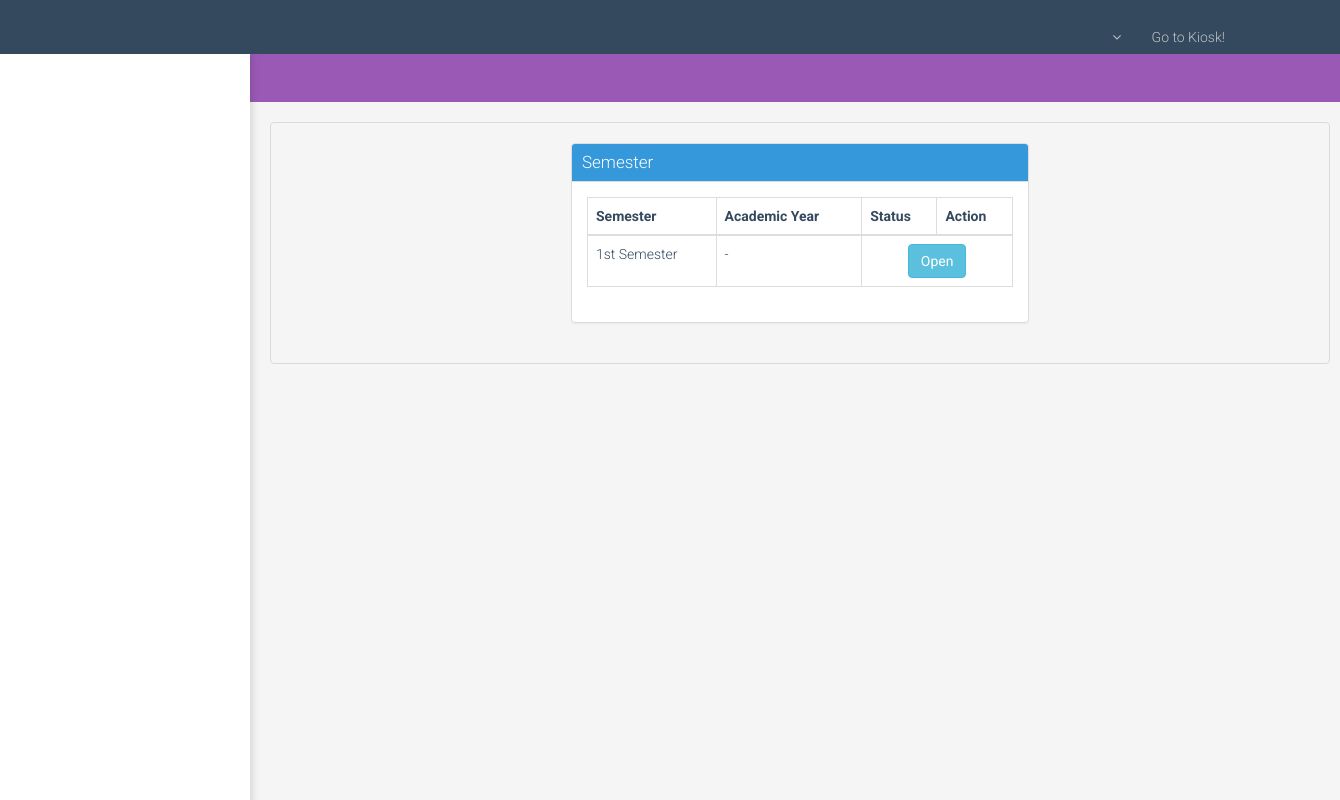
The app's page /admin/open_sem.php, older data.
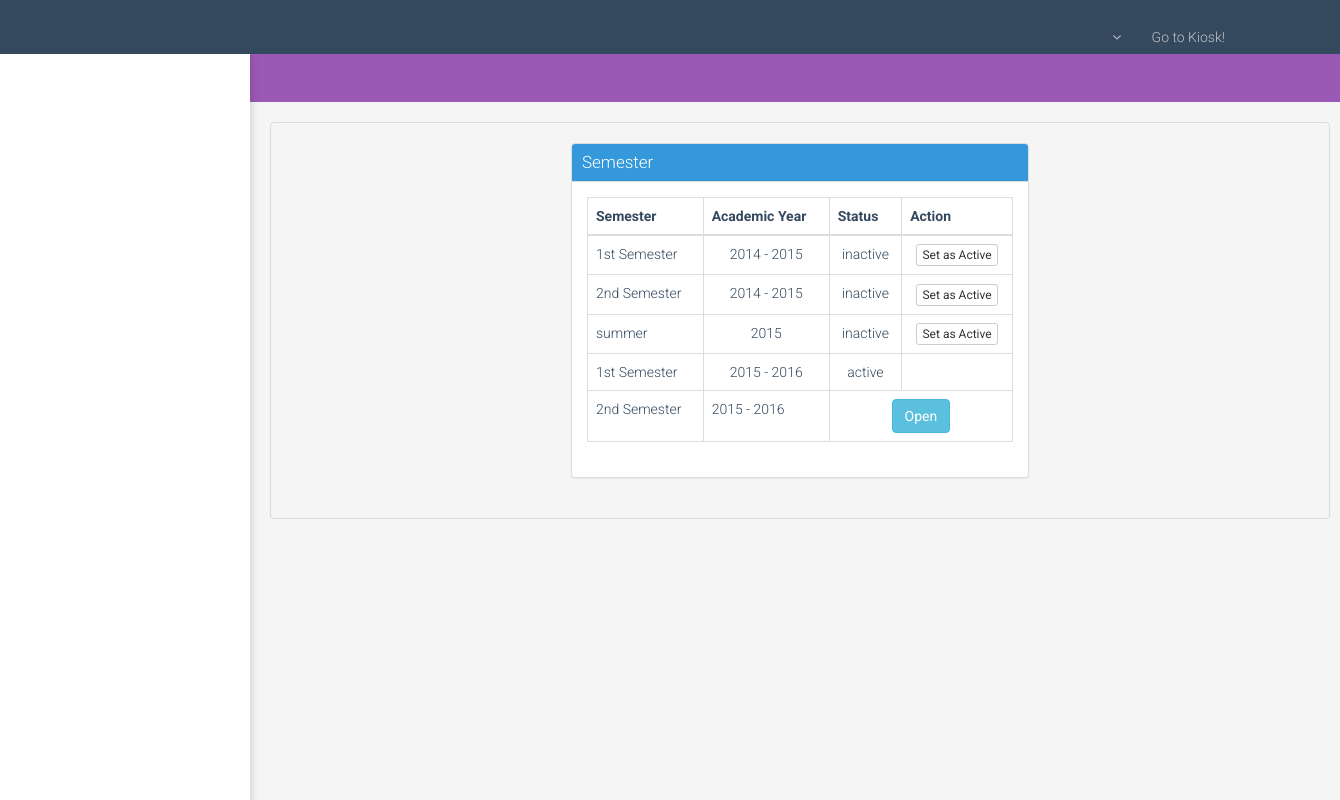
The same page, newer data.
### tables this page shows
CREATE TABLE IF NOT EXISTS `semester_t` (
  `sem_id` int(5) NOT NULL AUTO_INCREMENT,
  `sem_no` int(2) DEFAULT NULL,
  `ay_no` int(5) DEFAULT NULL,
  `sem_status` int(11) DEFAULT NULL,
  PRIMARY KEY (`sem_id`),
  KEY `ay_no` (`ay_no`)
);

CREATE TABLE IF NOT EXISTS `academic_year_t` (
  `ay_id` int(5) NOT NULL AUTO_INCREMENT,
  `year_start` int(5) DEFAULT NULL,
  `year_end` int(5) DEFAULT NULL,
  PRIMARY KEY (`ay_id`)
);

### admin/open_sem.php (the view, shortened to what this page needs)
<!DOCTYPE html>
<html lang="en">
<head>
    <link href="css/bootstrap.min.css" rel="stylesheet">
    <link href="css/font-awesome.min.css" rel="stylesheet">
    <link href="css/prettyPhoto.css" rel="stylesheet">
    <link href="css/animate.css" rel="stylesheet">
    <link href="css/main.css" rel="stylesheet">
    <link href="css/ours.css" rel="stylesheet">
</head>
<body>
    <?php include "admin_navbar.php"; ?>
    <?php include "admin_left_pane.php";?>
    <section id="banner" class="" style="">
         <div class="panel-menu-item" style="">
              <a href="#" class="menu-toggle" style="color:white;">
              </a>
        </div>
    </section>
    <section style="padding: 20px 0;">
        <div id="panel" style="width: 1060px;">
            <div class="" style="padding: 20px 300px 20px 300px;">
            <div class="panel panel-default " style="">
              		<div class="panel-heading">Semester
              </div>
              <div class="panel-body" style="max-height:400px;overflow-y:auto">
                <table class="table table-bordered">
                  <thead>
                  		<th>Semester</th>
                        <th>Academic Year</th>
                        <th>Status</th>
                        <th>Action</th>
                  </thead>
                  <?php
      					  $query_select=mysql_query("SELECT * FROM semester_t ");
      					  while ($row_select=mysql_fetch_assoc($query_select)) {
                    $sem_id=$row_select['sem_id'];
        					  $sem_no = $row_select['sem_no'];
                    $ay_id = $row_select['ay_no'];
                    $sem_status = ($row_select['sem_status'])? "active":"inactive";
                    $query_ay = mysql_query("SELECT * FROM academic_year_t WHERE ay_id='$ay_id'") or die(trigger_error(mysql_error()));
                    $row_ay = mysql_fetch_assoc($query_ay);
                    $year_start = $row_ay['year_start'];
                    $year_end = $row_ay['year_end'];
                    if($sem_no==3){
                      $acad_yr = $year_end;
                    }
                    else{
                      $acad_yr = $year_start." - ".$year_end;
                    }
                    switch ($sem_no) {
                      case '1':
                        $sem_name = "1st Semester";
                        break;
                      case '2':
                        $sem_name = "2nd Semester";
                        break;
                      case '3':
                        $sem_name = "summer";
                        break;
                    }
					        ?>
                    <tr>
                      <td><?php echo $sem_name;?></td>
                      <td id="status"><center><?php echo $acad_yr ?></center></td>
                      <td> <center><?php echo $sem_status ?></center></td>
                      <?php
                      if($sem_status=='active') {
                      ?>
                      <td></td>
                      <?php
                      } else {
                      ?>
                       <td> <center><a onclick="set_active(<?php echo $sem_id ?>)" class="btn btn-xs btn-default">Set as Active</a></center></td>
                      <?php
                      }
                      ?>
                    </tr>
                  <?php
                  }
                  $next_sem = ($sem_no%3)+1;
                  if(($sem_no+1)>3){
                    $next_syear = $year_end;
                    $next_eyear = $next_syear+1;
                  }
                  else{
                    $next_syear = $year_start;
                    $next_eyear = $year_end;
                  }
                  if($next_sem==3){
                    $acad_yr = $year_end;
                  }
                  else{
                    $acad_yr = $next_syear." - ".$next_eyear;
                  }
                  switch ($next_sem) {
                    case '1':
                      $sem_name = "1st Semester";
                      break;
                    case '2':
                      $sem_name = "2nd Semester";
                      break;
                  }
                  ?>
                  <tr>
                    <td><?php echo $sem_name;?></td>
                    <td><?php echo $acad_yr;?></td>
                    <td colspan="2"><center><a class="btn btn-info" name="open" href="actions/open_sem_action.php?sem_no=<?php echo $next_sem ?>&&year_start=<?php echo $next_syear ?>&&year_end=<?php echo $next_eyear; ?>">Open</a></center></td>
                  </tr>
                </table>
              </div>
            </div>
            </div>
        </div>
    </section>
</body>
</html>

### admin/admin_navbar.php (shortened to what this page needs)
<header class="navbar navbar-inverse navbar-fixed-top wet-asphalt" role="banner">
    <div class="container">
        <div class="collapse navbar-collapse">
            <ul class="nav navbar-nav navbar-right">
                <li class="dropdown">
                    <a href="#" class="dropdown-toggle" data-toggle="dropdown"><?php echo getName(); ?><i class="icon-angle-down"></i></a>
                </li>
                <li><a href="../index.php">Go to Kiosk!</a></li>
            </ul>
        </div>
    </div>
</header>

### admin/admin_left_pane.php (shortened to what this page needs)
<section id="left-panel" class="show" style="padding:0">
</section>

### admin/css/main.css (style rules this page uses)
body { padding-top: 80px; color: #34495e; background: #f5f5f5; font-family: 'Roboto', sans-serif; font-weight: 300; }
a { color: #34495e; -webkit-transition: 300ms; -moz-transition: 300ms; -o-transition: 300ms; transition: 300ms; }
.btn { font-weight: 400; }
body > section { padding: 50px 0; }
.turquoise, .green-sea, .sun-flower, .orange, .emerald, .nephrits, .carrot, .pumkin, .peter-river, .belize-hole, .alizarin, .pomegranate, .amethyst, .wisteria, .clouds .silver, .wet-asphalt, .midnight-blue, .concrete, .asbestos { color: #fff; }
.wet-asphalt { background-color: #34495e; }
.wet-asphalt a:not(.btn) { color: #bdc3c7; }
.navbar-inverse { border: none; }
.navbar-inverse .navbar-nav { margin-top: 20px; }
.navbar-inverse .navbar-nav > li > a { padding-top: 7px; padding-bottom: 7px; border-radius: 4px; color: #bdc3c7; }
.navbar-inverse .navbar-collapse, .navbar-inverse .navbar-form { border-top: 0; }

### admin/css/ours.css (style rules this page uses)
html, body { height: 100%; }
body { padding-top:54px; }
#banner { padding:0; background-color:#9B59B6; }
#panel { width: 60%; margin-left: 270px; border: 1px solid #dadada; border-radius: 4px; }
.panel-default > .panel-heading { font-size: 17px; background-color: #3498db; color: #FFF; line-height: 17px; padding: 10px; }
#left-panel { position: fixed; height: 100%; width: 250px; background-color: #fff; left:-250px; z-index: 3; box-shadow:rgba(0, 0, 0, 0.2) 0px 0px 10px 0px; transition: left 0.5s ease-in; }
#left-panel.show { left:0; }
.panel-menu-item { display: block; color:black; padding-left:30px; padding-top:13px; padding-bottom:12px; font-family: Roboto, sans-serif; font-size: 14px; font-weight: normal; height: auto; line-height: 23px; outline-color: rgb(255, 255, 255); }
#viewport, #panel { position:relative; }

Row changes from the older to the newer data that the page shows:
added semester_t: sem_no "1st Semester", ay_no.year_end "2014 - 2015", sem_status "inactive"
added semester_t: sem_no "2nd Semester", ay_no.year_end "2014 - 2015", sem_status "inactive"
added semester_t: sem_no "summer", ay_no.year_end "2015", sem_status "inactive"
added semester_t: sem_no "1st Semester", ay_no.year_end "2015 - 2016", sem_status "active", sem_no "2nd Semester"
added academic_year_t: acad_yr "2015 - 2016"
Text that changed along with them:
$sem_name: "1st Semester" → (not shown)
$acad_yr: "-" → (not shown)
